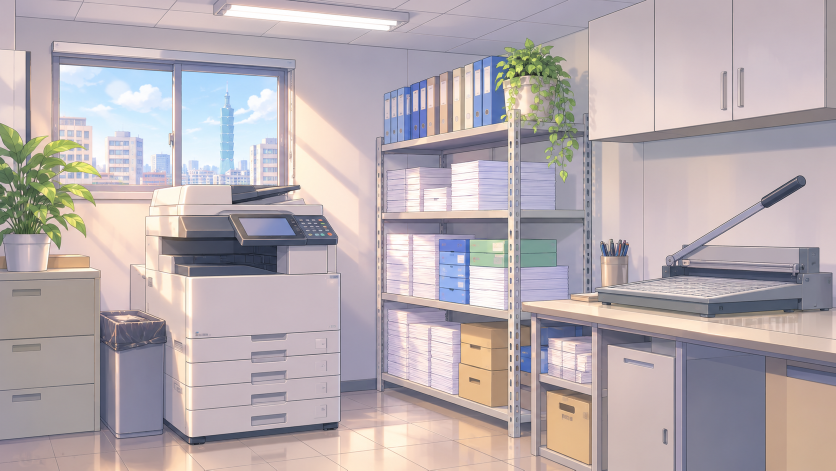
#> input picture art-src/bg/copyroom.png, 1672 x 941 px (shown at 1/2 size); its folder holds only this picture in this run
$ python process.py
#> lines starting #> are read from the running program, lines starting #| are printed output that depends on the picture; after the words box and inside, x2 and y2 are one past the last pixel; in counts of white or black regions, pixels touching at a corner belong together
#> in save_webp, img is the input picture: PIL image 1672x941 RGB; mean R, G, B 182.8, 172.3, 175.6
#| public/art/bg/copyroom.webp  1672x941  112 KB
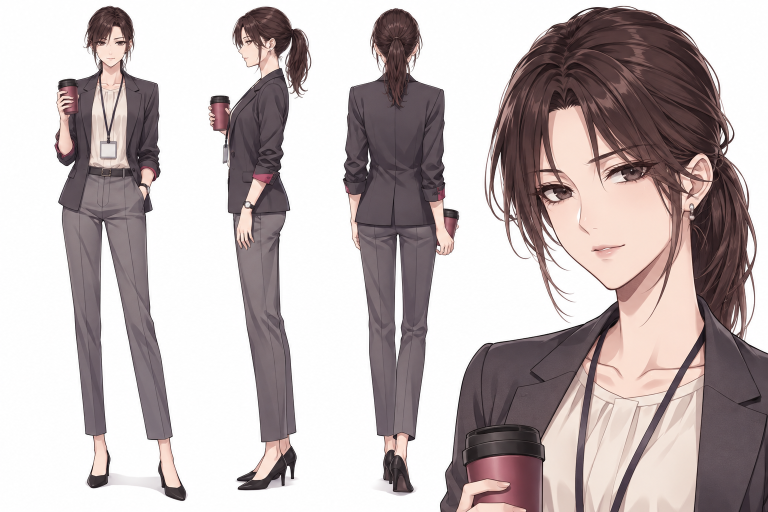
#> input picture art-src/characters/lin/sheet.png, 1536 x 1024 px (shown at 1/2 size)
#| public/art/characters/lin/badge.webp  280x320  17 KB
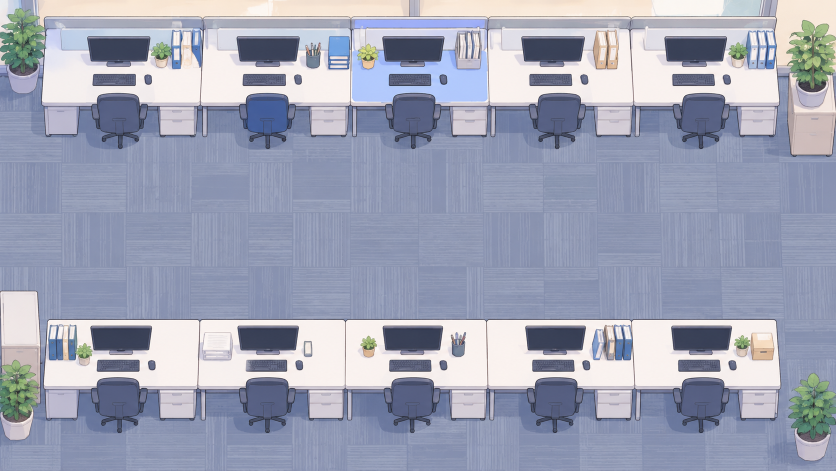
#> input picture art-src/minigame/floor.png, 1672 x 941 px (shown at 1/2 size)
#| public/art/minigame/floor.webp  1280x720  73 KB
"""把 art-src/ 的原始 PNG 轉成遊戲用的 WebP，輸出到 public/art/。

- 立繪：從上、左、右三邊對白色背景做 flood fill 去背（不從下緣開始，
  因為白色 T 恤和襯衫會碰到圖片下緣），邊緣依亮度做半透明，避免白邊。
- 背景：直接轉 WebP。
- 女主識別證照片：從設定圖的特寫裁切。
- 小遊戲：地板縮成 1280×720；Q 版角色與道具是一排白底圖組，四邊去背後依透明直欄切開。
- 結局 CG：寬度縮到 1600 以內轉 WebP。

只需要 Pillow：python tools/art/process.py
"""

from __future__ import annotations

import sys
from pathlib import Path

from PIL import Image, ImageChops, ImageDraw, ImageFilter

ROOT = Path(__file__).resolve().parents[2]
SRC = ROOT / "art-src"
OUT = ROOT / "public" / "art"

MARK = (255, 0, 255)
# 與白色的容許差（三個通道差值總和）。奶油色開襟衫約 78，淡紫白襯衫約 33，
# 開襟衫高光約 15–25，所以只吃接近純白的像素。
THRESH = 14
# 第二輪：離背景這麼近（px）的白色小區塊（髮絲間的空隙）也視為背景
POCKET_REACH = 14
SPRITE_HEIGHT = 1152
EXPRESSIONS = ("normal", "blush", "smile", "surprised", "stern")

# 女主設定圖中「特寫臉部」的裁切框（left, top, right, bottom），比例 7:8
BADGE_BOX = (990, 110, 1410, 590)


def cutout(src: Path, bottom: bool = False) -> Image.Image:
    """bottom=True 時也從下緣去背，並裁掉下方的透明區域（用於整張白底的圖組）。"""
#> called with bottom = True
    rgb = Image.open(src).convert("RGB")
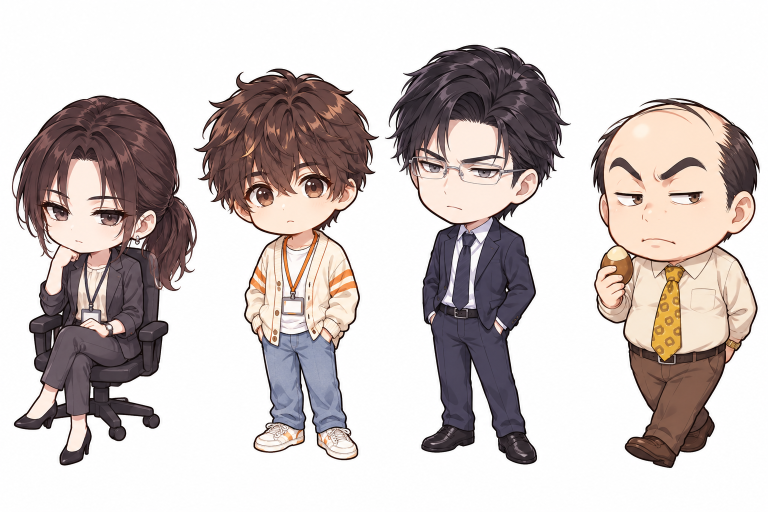
#> input picture art-src/minigame/tokens.png, 1536 x 1024 px (shown at 1/2 size)
#> rgb is the input picture: PIL image 1536x1024 RGB; mean R, G, B 205.1, 196.2, 194.3
    w, h = rgb.size
#> w = 1536; h = 1024
    filled = rgb.copy()
    seeds = [(x, 0) for x in range(0, w, 3)]
    seeds += [(0, y) for y in range(0, h, 3)] + [(w - 1, y) for y in range(0, h, 3)]
    if bottom:
        seeds += [(x, h - 1) for x in range(0, w, 3)]
    px = filled.load()
    for xy in seeds:
        r, g, b = px[xy]
        if (255 - r) + (255 - g) + (255 - b) <= THRESH:
            ImageDraw.floodfill(filled, xy, MARK, thresh=THRESH)
#> this loop made 1708 passes
#> (r, g, b) on passes 1 to 3: (253, 253, 253), (255, 0, 255), (255, 0, 255)

    def mask() -> Image.Image:
        diff = ImageChops.difference(filled, Image.new("RGB", (w, h), MARK)).convert("L")
        return diff.point(lambda v: 255 if v == 0 else 0)

    # 第二輪：髮絲之間被包住的白色空隙。只從靠近背景的純白像素開始填，
    # 眼白和牙齒在臉中間，離背景遠，不會被影響。
    for _ in range(2):
        near = mask().filter(ImageFilter.MaxFilter(POCKET_REACH * 2 + 1)).load()
        for y in range(0, h, 2):
            for x in range(0, w, 2):
                if not near[x, y]:
                    continue
                r, g, b = px[x, y]
                if (r, g, b) != MARK and (255 - r) + (255 - g) + (255 - b) <= 6:
                    ImageDraw.floodfill(filled, (x, y), MARK, thresh=THRESH)

    # 背景遮罩：被填成 MARK 的像素
    bg = mask()
#> in mask (call 3), `return diff.point(lambda v: 255 if v == 0 else 0)`:
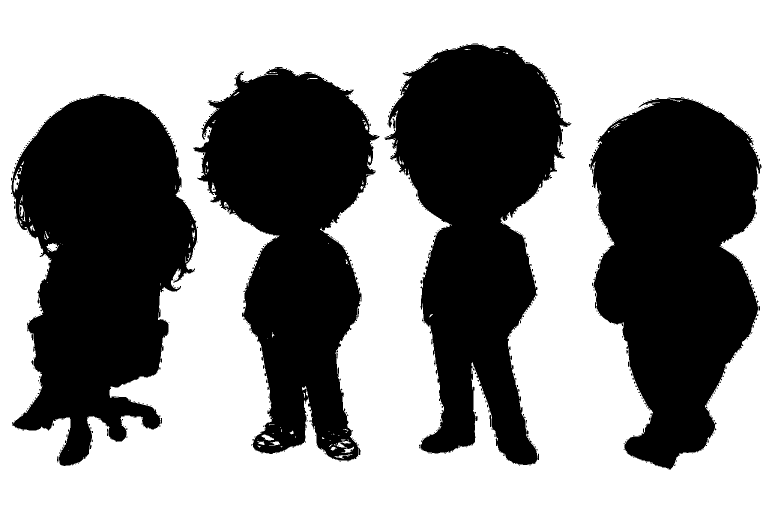
#> returned value: PIL image 1536x1024 L (shown at 1/2 size); 56% white; 291 black regions (277 under 20 px), largest, box (x1, y1, x2, y2) and area: (23, 188, 394, 932) 179082, (1178, 194, 1523, 939) 174591, (769, 88, 1143, 931) 174044

    # 邊緣帶：背景外擴 4px 的範圍內，越接近白色越透明
    band = ImageChops.subtract(bg.filter(ImageFilter.MaxFilter(9)), bg)
#> band: PIL image 1536x1024 L; 4.4% white; 297 white regions (277 under 20 px), largest, box (x1, y1, x2, y2) and area: (387, 134, 759, 923) 19874, (769, 88, 1143, 931) 17173, (23, 188, 394, 932) 17120
    lum = rgb.convert("L")
    edge_alpha = lum.point(lambda v: max(0, min(255, (255 - v) * 255 // 50)))
    edge_layer = Image.composite(edge_alpha, Image.new("L", (w, h), 255), band)
    alpha = ImageChops.darker(ImageChops.invert(bg), edge_layer)

    out = rgb.copy()
    out.putalpha(alpha)
    # 去掉完全透明的外框，保留下緣
    bbox = alpha.getbbox()
#> bbox = (22, 87, 1523, 939)
    if bbox:
        out = out.crop(bbox if bottom else (bbox[0], bbox[1], bbox[2], h))
#> out: PIL image 1501x852 RGBA
    return out


def split_pieces(img: Image.Image, names: tuple[str, ...]) -> dict[str, Image.Image]:
    """把一排白底去背後的圖組切成單張，由左到右對應 names。

    用連通區塊而不是透明直欄來切：相鄰角色的頭髮可能在水平方向重疊。
    最大的 len(names) 個區塊是主體，其他小碎塊歸給 x 中心最近的主體。
    """
#> called with names = ('lin', 'zhou', 'shen', 'jia')
    step = 4
#> step = 4
    w, h = img.size
#> w = 1501; h = 852
    small = img.getchannel("A").resize((w // step, h // step), Image.BOX)
    lab = small.point(lambda v: 255 if v > 96 else 0)
#> lab: PIL image 375x213 L; 53.7% white; 28 black regions (24 under 20 px), largest, box (x1, y1, x2, y2) and area: (0, 0, 375, 213) 36826, (159, 198, 172, 207) 62, (123, 195, 136, 203) 40, (18, 99, 24, 105) 21
    sw, sh = lab.size
#> sw = 375; sh = 213
    px = lab.load()
    boxes: dict[int, list[int]] = {}
    label = 0
    for y in range(sh):
        for x in range(sw):
            if px[x, y] == 255:
                label += 1
                if label >= 255:
                    raise SystemExit("碎塊太多，無法切割")
                ImageDraw.floodfill(lab, (x, y), label)
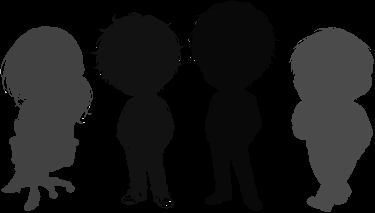
#> lab: PIL image 375x213 L; min 0, max 27, mean 2.5; drawn with min black and max white
#> after the loop, label = 27
    hist = lab.histogram()
#> hist = 256 values, max 37001 at index 0, min 0 at index 28, mean 312
    sizes = {i: hist[i] for i in range(1, label + 1)}
#> sizes = 27 items
    main = sorted(sorted(sizes, key=sizes.get, reverse=True)[: len(names)],
                  key=lambda i: lab.point(lambda v, i=i: 255 if v == i else 0).getbbox()[0])
#> main = [7, 2, 1, 8]
    if len(main) != len(names):
        raise SystemExit(f"找到 {len(main)} 個主體，預期 {len(names)} 個")
    centers = {}
    for i in sizes:
        b = lab.point(lambda v, i=i: 255 if v == i else 0).getbbox()
        centers[i] = (b[0] + b[2]) / 2
#> this loop made 27 passes
#> b on passes 1 to 12: (187, 0, 280, 211), (91, 12, 184, 209), (115, 14, 116, 15), (128, 14, 129, 15), (195, 21, 197, 25), (170, 23, 171, 24), (1, 26, 93, 211), (289, 27, 374, 212), (315, 30, 317, 31), (314, 31, 315, 32), (188, 39, 189, 41), (299, 40, 302, 42)
#> after the loop, centers = 27 items
    owner = {i: min(main, key=lambda m: abs(centers[m] - centers[i])) for i in sizes}
#> owner = 27 items
    out = {}
    for name, m in zip(names, main):
        ids = {i for i, o in owner.items() if o == m}
        part = lab.point(lambda v, ids=ids: 255 if v in ids else 0)
        part = part.filter(ImageFilter.MaxFilter(3)).resize((w, h), Image.NEAREST)
        piece = img.copy()
        piece.putalpha(ImageChops.multiply(img.getchannel("A"), part))
        out[name] = piece.crop(piece.getchannel("A").point(lambda v: 255 if v > 8 else 0).getbbox())
#> this loop made 4 passes
#> (name, m) on passes 1 to 4: ('lin', 7), ('zhou', 2), ('shen', 1), ('jia', 8)
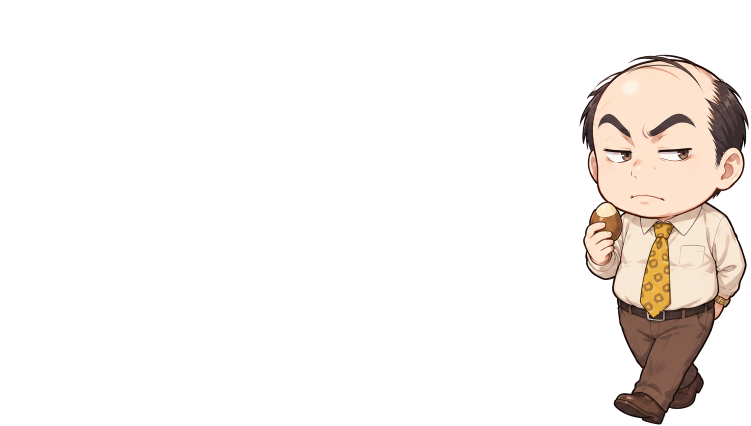
#> piece: PIL image 1501x852 RGBA (shown at 1/2 size); mean R, G, B, A 193.9, 182.9, 180.6, 34.5; transparent parts drawn white
#> after the loop, out = 4 items
    return out


def save_webp(img: Image.Image, dest: Path, quality: int = 86) -> None:
    dest.parent.mkdir(parents=True, exist_ok=True)
    img.save(dest, "WEBP", quality=quality, method=6)
    print(f"{dest.relative_to(ROOT)}  {img.size[0]}x{img.size[1]}  {dest.stat().st_size // 1024} KB")


def process_sprites() -> None:
    for char_dir in sorted((SRC / "characters").iterdir()):
        for expr in EXPRESSIONS:
            src = char_dir / f"{expr}.png"
            if not src.exists():
                continue
            img = cutout(src)
            scale = SPRITE_HEIGHT / Image.open(src).size[1]
            img = img.resize((round(img.size[0] * scale), round(img.size[1] * scale)), Image.LANCZOS)
            save_webp(img, OUT / "characters" / char_dir.name / f"{expr}.webp")


def process_backgrounds() -> None:
    for src in sorted((SRC / "bg").glob("*.png")):
        save_webp(Image.open(src).convert("RGB"), OUT / "bg" / f"{src.stem}.webp", quality=82)


def process_badge() -> None:
    sheet = SRC / "characters" / "lin" / "sheet.png"
    if sheet.exists():
        crop = Image.open(sheet).convert("RGB").crop(BADGE_BOX).resize((280, 320), Image.LANCZOS)
        save_webp(crop, OUT / "characters" / "lin" / "badge.webp", quality=88)


MINIGAME_TOKENS = ("lin", "zhou", "shen", "jia")
MINIGAME_PROPS = ("phone", "copy", "pen")
TOKEN_HEIGHT = 300
PROP_HEIGHT = 260


def process_minigame() -> None:
    src = SRC / "minigame"
    floor = src / "floor.png"
    if floor.exists():
        img = Image.open(floor).convert("RGB").resize((1280, 720), Image.LANCZOS)
        save_webp(img, OUT / "minigame" / "floor.webp", quality=84)
    for sheet, names, height in (
        ("tokens.png", MINIGAME_TOKENS, TOKEN_HEIGHT),
        ("props.png", MINIGAME_PROPS, PROP_HEIGHT),
    ):
        if not (src / sheet).exists():
            continue
        for name, piece in split_pieces(cutout(src / sheet, bottom=True), names).items():
            scale = height / piece.size[1]
#> scale = 0.403
            piece = piece.resize((round(piece.size[0] * scale), height), Image.LANCZOS)
#> piece: PIL image 151x300 RGBA
            save_webp(piece, OUT / "minigame" / f"{name}.webp", quality=88)
#| public/art/minigame/lin.webp  151x300  19 KB


def process_cg() -> None:
    for src in sorted((SRC / "cg").glob("*.png")):
        img = Image.open(src).convert("RGB")
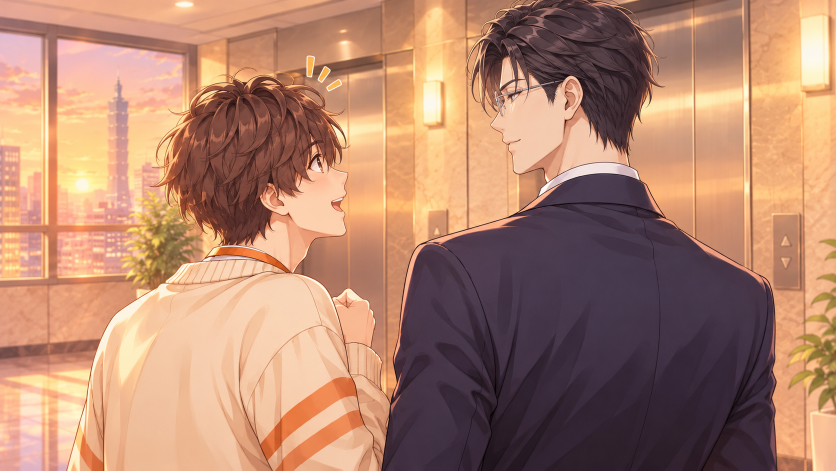
#> input picture art-src/cg/pair.png, 1672 x 941 px (shown at 1/2 size)
#> img is the input picture: PIL image 1672x941 RGB; mean R, G, B 177.4, 132.5, 109.9
        if img.size[0] > 1600:
            img = img.resize((1600, round(img.size[1] * 1600 / img.size[0])), Image.LANCZOS)
#> img: PIL image 1600x900 RGB
        save_webp(img, OUT / "cg" / f"{src.stem}.webp", quality=84)
#| public/art/cg/pair.webp  1600x900  107 KB


if __name__ == "__main__":
    only = sys.argv[1] if len(sys.argv) > 1 else "all"
    if only in ("all", "sprites"):
        process_sprites()
    if only in ("all", "bg"):
        process_backgrounds()
    if only in ("all", "badge"):
        process_badge()
    if only in ("all", "minigame"):
        process_minigame()
    if only in ("all", "cg"):
        process_cg()
